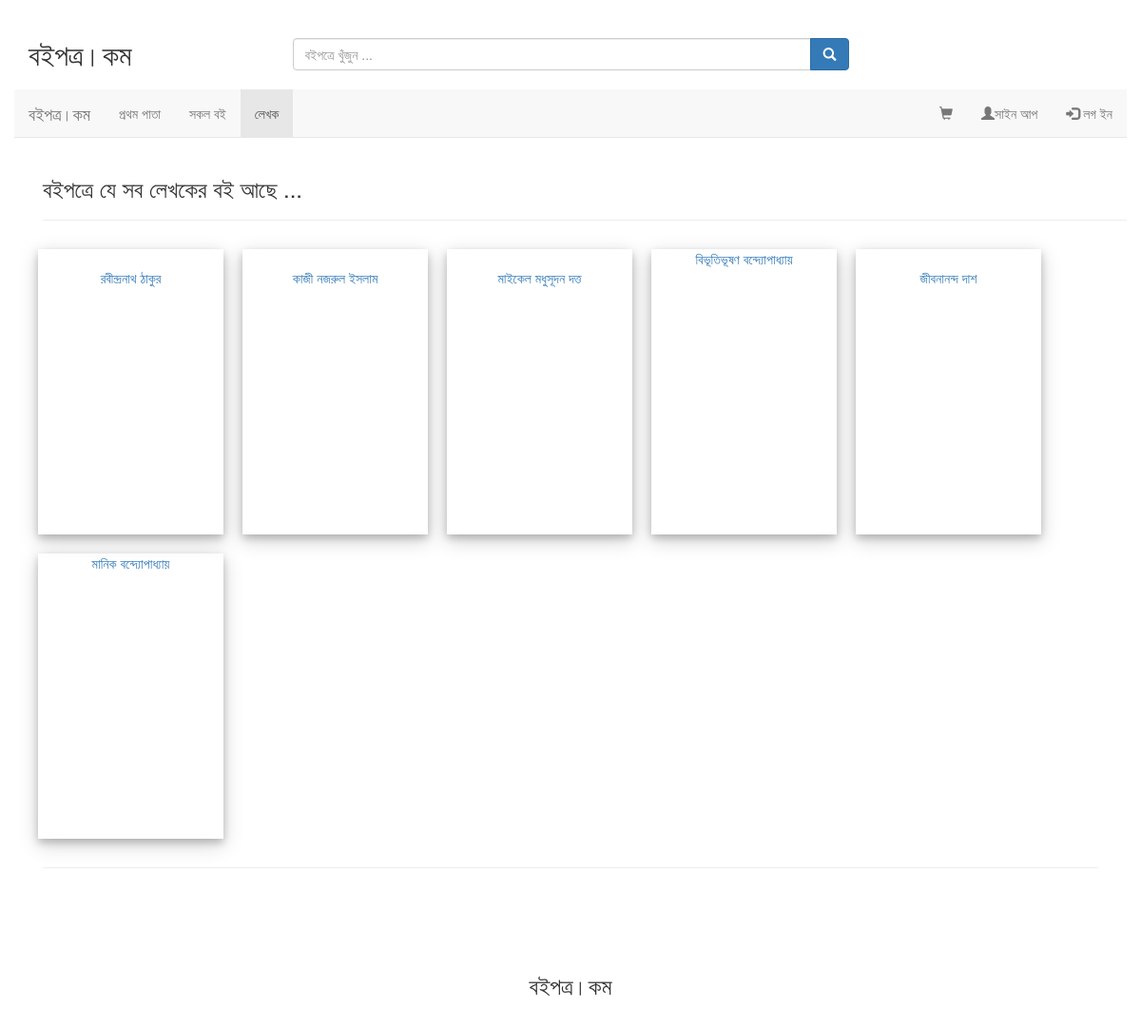
Before: /authors/ with the older database file.
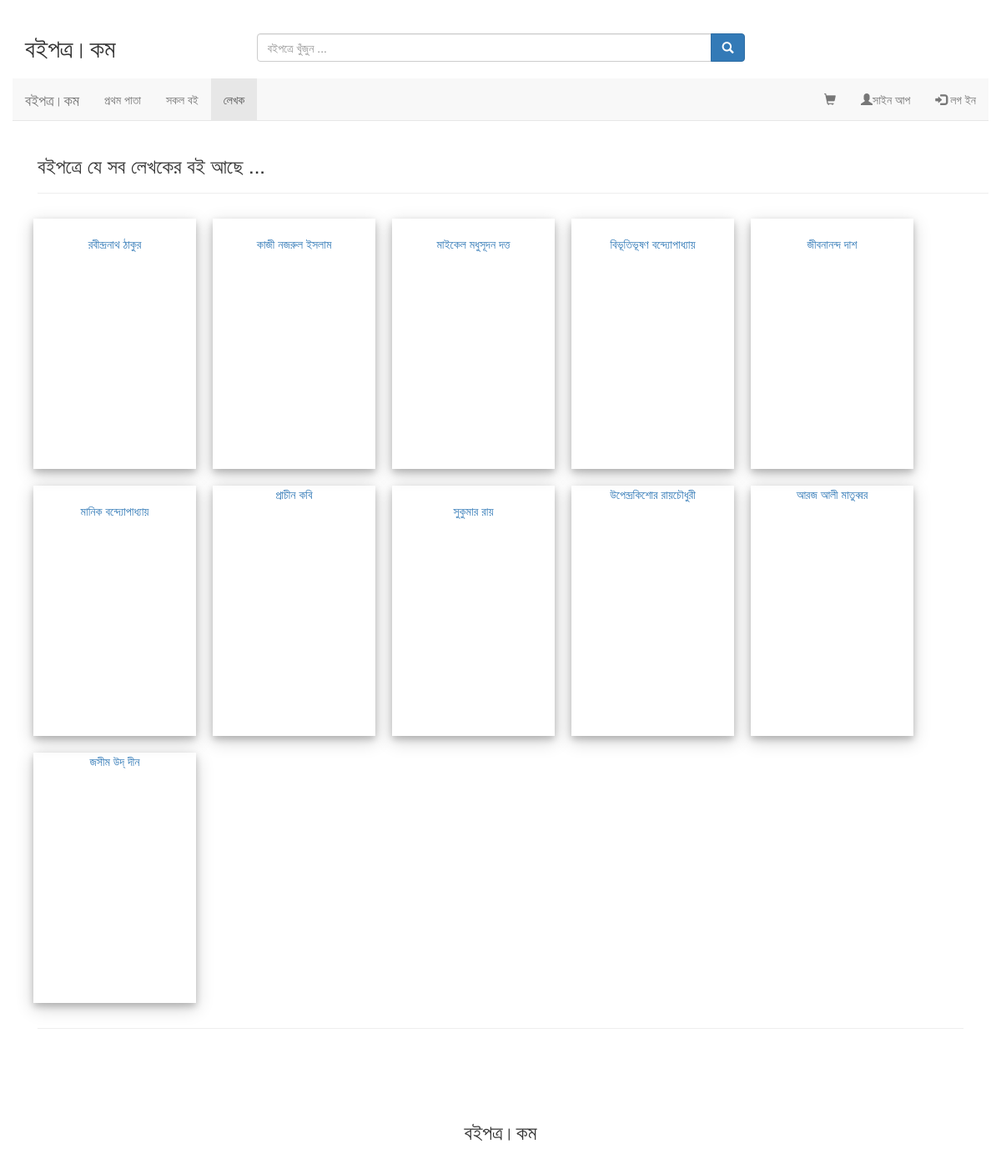
After: the same page with the newer database file.
### books/models.py (models this page shows, shortened)
class Author(models.Model):
    author_name=models.CharField(max_length=255)
    slug = models.CharField(unique=True, max_length=255)
    description = models.TextField(null=True,blank=True)
    image = models.ImageField(upload_to=author_upload_location,null=True,blank=True)
    external_link=models.TextField(null=True,blank=True)
    def get_absolute_url(self):
        return reverse("author_detail", kwargs={"slug": self.slug})

### books/views.py (the view)
# urls.py: url(r'^authors/$', all_author, name='all_author'),
def all_author(request):
    authors=Author.objects.all();
    context={
        "authors":authors,
        "nbar":"author",
    }
    return render(request, "books/all-author.html", context)

### books/templates/books/all-author.html (shortened to what this page needs)
{% extends "base.html" %}
{% load staticfiles %}
{% load ratings %}
{% load crispy_forms_tags %}
{% block content %}
    <h3>বইপত্রে যে সব লেখকের বই আছে ...</h3>
    <hr>
    <div class="row ">
        {% for author in authors %}
                <div class="polaroid col-lg-2 col-md-2 col-sm-3 col-xs-4 " style="margin:10px ; height:300px">
                    {% if author.image %}
                        <img src="{{author.image.url}}" alt="" class="img-responsive"/> <br>
                    {% endif %}
                    <p>
                        <a href="{{author.get_absolute_url}}">{{author.author_name}}</a>
                    </p>
                </div>
        {% endfor %}
    </div>
{% endblock %}

### templates/base.html (shortened to what this page needs)
{% load staticfiles %}
<!DOCTYPE html>
<html>
    <head>
        {% block stylesheets %}
            <link rel="stylesheet" href="{% static "bootstrap/css/bootstrap.min.css" %}" type="text/css" />
            <link rel="stylesheet" href="{% static 'star-ratings/css/star-ratings.css' %}">
            <link rel="stylesheet" href="{% static "css/hovereffect3.css" %}" type="text/css" />
            <link rel="stylesheet" href="{% static "css/sidebar.css" %}" type="text/css" />
            <link rel="stylesheet" href="{% static "font-awesome/css/font-awesome.min.css" %}" type="text/css"
             />
            <link rel="stylesheet" href="{% static "css/custom.css" %}" type="text/css" />
        {% endblock %}
    </head>
    <body>
        {% include 'topbar.html' %}
        <div class="container">
            {% block content %}
            {% endblock %}
        </div>
        <div class="col-lg-12">
            <hr>
            <footer class="text-center" style="padding:70px;">
                <h3>বইপত্র।কম</h3>
            </footer>
        </div>
    </body>
</html>

### templates/topbar.html (shortened to what this page needs)
{% load staticfiles %}
<div class="container">
    <div class="row">
            <br>
            <div class="">
                <div id="logo" class="col-md-3">
                    <h2>বইপত্র।কম</h2>
                </div>
                <br>
    		    <div class="input-group col-md-6">
                    <input id="search" type="text" class="form-control" name="search" placeholder="বইপত্রে খুঁজুন ... ">
                    <span class="input-group-btn">
                        <button class="btn btn-primary" type="button"><span class="glyphicon glyphicon-search"></span></button>
                    </span>
                </div>
                <div id="suggestions-container" class="col-md-6  col-sm-10 col-xs-10">
                </div>
            </div>
            <br>
            <nav id="nav_bar" class="navbar navbar-default navbar-static-top">
              <div class="container-fluid">
                <div class="navbar-header">
                  <a class="navbar-brand" href="/">বইপত্র।কম </a>
                </div>
                <div class="collapse navbar-collapse" id="main-nav-bar">
                  <ul class="nav navbar-nav">
                    <li class="{% if nbar == 'home' %}active{% endif %}"><a  href="/">প্রথম পাতা</a></li>
                    <li class="{% if nbar == 'all' %}active{% endif %}"><a  href="{% url 'books:all_books' %}">সকল বই</a></li>
                    <li class="{% if nbar == 'author' %}active{% endif %}"><a href="{% url 'all_author' %}">লেখক</a></li>
                  </ul>
                  <ul class="nav navbar-nav navbar-right">
                      <li class="{% if nbar == 'cart' %}active{% endif %}" id="cart-icon">
                          <a href='{% url "carts:cart" %}'><span class="glyphicon glyphicon-shopping-cart"></span> </a>
                      </li>
                      {% if request.user.is_authenticated %}
                       <li><a href="#"><span class="glyphicon glyphicon-user"></span> {{request.user.username}}</a></li>
                       <li><a href="{% url 'auth_logout' %}"><span class="glyphicon glyphicon-log-out"></span> লগ আউট</a></li>
                       {% else %}
                      <li><a href="/accounts/register"><span class="glyphicon glyphicon-user"></span>সাইন আপ </a></li>
                      <li class="dropdown">
                          <a href="#" class="dropdown-toggle" data-toggle="dropdown" role="button" aria-expanded="false"><span class="glyphicon glyphicon-log-in"></span> লগ ইন </a>
                        </li>
                    {% endif %}
                    </ul>
                </div>
              </div>
            </nav>
</div>

### templates/javascript.html (shortened to what this page needs)
{% load staticfiles %}

### static/css/sidebar.css (style rules this page uses)
body { margin: 0px; padding: 0px; }

### static/css/custom.css (style rules this page uses)
html { font-family: 'Noto Sans Bengali UI', sans-serif; }
div.polaroid { box-shadow: 0 4px 8px 0 rgba(0, 0, 0, 0.2), 0 6px 20px 0 rgba(0, 0, 0, 0.19); text-align: center; }

Changed rows visible on the page:
added Author: author_name "প্রাচীন কবি"
added Author: author_name "সুকুমার রায়"
added Author: author_name "উপেন্দ্রকিশোর রায়চৌধুরী"
added Author: author_name "আরজ আলী মাতুব্বর"
added Author: author_name "জসীম উদ্ দীন"
